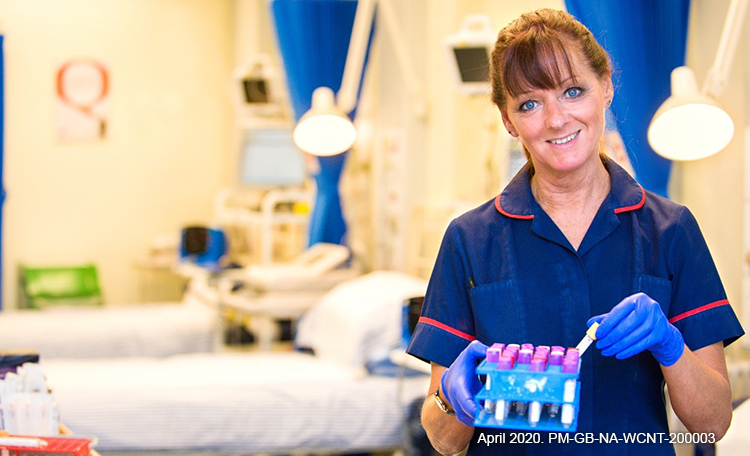
#> input picture image.png, 750 x 456 px
$ python 08_image_to_string.py
#> lines starting #> are read from the running program, lines starting #| are printed output that depends on the picture
from PIL import Image, ImageOps
import pytesseract


pytesseract.pytesseract.tesseract_cmd = (
    "C:\\Program Files\\Tesseract-OCR\\tesseract.exe"
)


def change_color(img_path, option=None):

#> called with img_path = 'image.png'
    img = Image.open(img_path)
#> img is the input picture: PIL image 750x456 RGBA; mean R, G, B, A 179, 171.4, 165.5, 255
    img = img.convert("RGB")
#> img: PIL image 750x456 RGB

    datas = img.getdata()

    new_image_data = []

    if option == "grey-red":
        replace_white = (211, 211, 211)
        replace_black = (255, 0, 0)
    elif option == "yellow":
        replace_white = (246, 255, 194)
        replace_black = (255, 215, 84)
    elif option == "red-black":
        replace_white = (255, 0, 0)
        replace_black = (0, 0, 0)
    else:
        replace_white = (0, 0, 0)
        replace_black = (255, 255, 255)

    for item in datas:
        # change all white (also shades of whites) pixels to yellow
        if not (item[0] > 210 and item[1] > 210 and item[2] > 210):
            new_image_data.append(replace_white)
        else:
            new_image_data.append(item)
#> this loop made 342000 passes
#> item on passes 1 to 3: (254, 244, 209), (254, 244, 209), (254, 244, 209)
#> after the loop, new_image_data = 342000 items

    # update image data
    img.putdata(new_image_data)
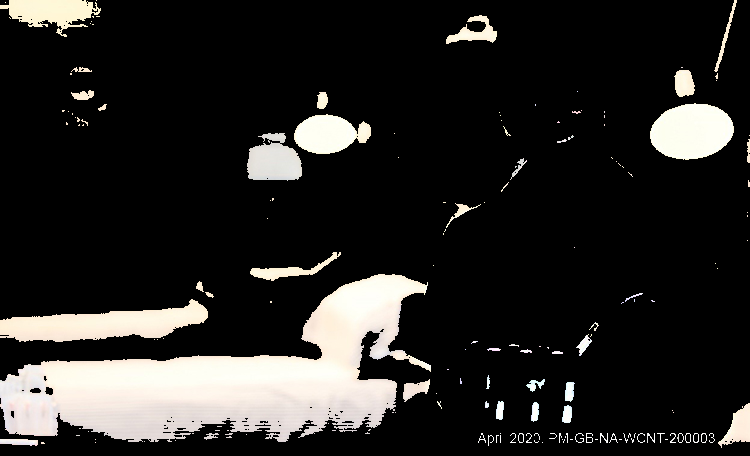
#> img: PIL image 750x456 RGB; mean R, G, B 39.4, 38.2, 36.5

    return img

if __name__ == '__main__':
    IMAGE_PATH = "image.png"
    img = change_color(IMAGE_PATH)
    # img.show()
    print(img.size)
#| (750, 456)

#> (the run stopped early here; a loop or call above may not have finished)

$ run again, with a.jpg saved as image.png
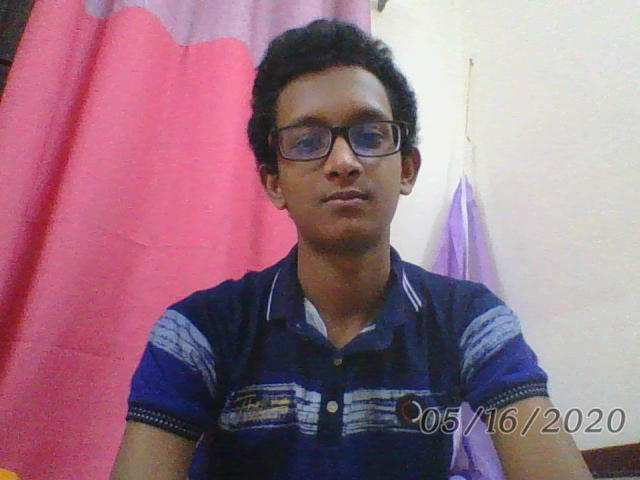
#> input picture a.jpg, 640 x 480 px
#> in change_color, img is the input picture: PIL image 640x480 RGB; mean R, G, B 153.9, 116.3, 131.7
#> the loop in change_color, `for item in datas:` made 307200 passes
#> item on passes 1 to 3: (58, 56, 61), (46, 44, 49), (37, 35, 40)
#> after the loop in change_color, `for item in datas:`: new_image_data = 307200 items
#> in change_color, `img.putdata(new_image_data)`:
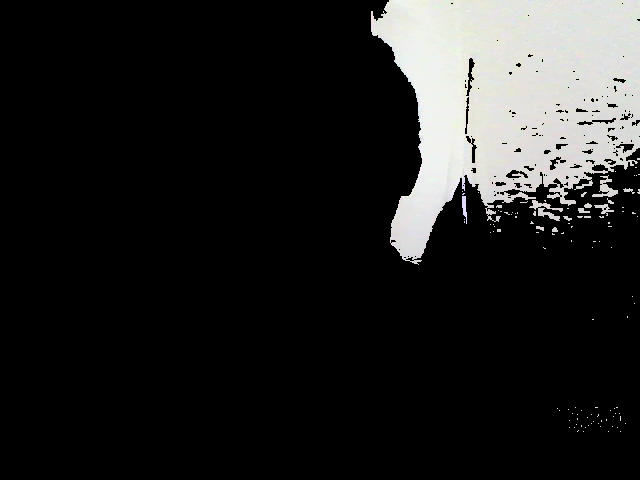
#> img: PIL image 640x480 RGB; mean R, G, B 34.2, 34.2, 33.5
#| (640, 480)
